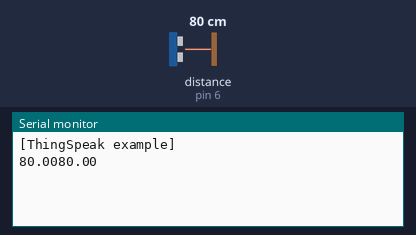
Recording of a sketch running on a simulated Arduino Uno, built with avr-gcc and run on an emulated ATmega328P. Parts: the last lines printed to the serial monitor. The inputs (shaded band) are chosen by the test bench; at power-on: distance to the obstacle (sensor on pin 6) 80 cm. The echo pulse lasts 58.3 µs per cm; random numbers use the default seed unless the sketch sets one.

Above: at 18.0 s.
18.1 s: distance to the obstacle (sensor on pin 6) set to 2 cm
At 18.1 s:
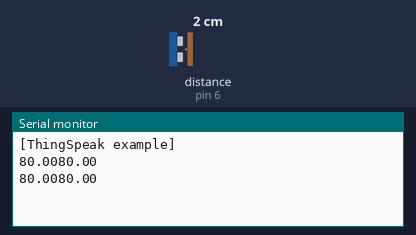
31.6 s: distance to the obstacle (sensor on pin 6) set to 4 cm
At 43.4 s:
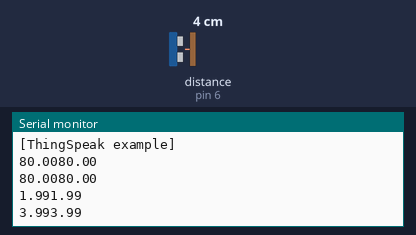
Timing chart, 0 to 44.9 s (numbered marks = the images above; inputs shaded):
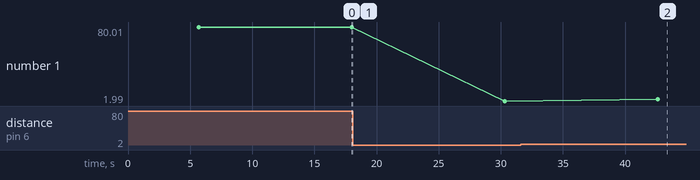

The sketch:

MiniShieldComUltrassonico.ino
```cpp
#include <EtherCard.h>
#include <Ultrasonic.h>
// change these settings to match your own setup
//#define FEED "000"
#define APIKEY "chave do meu canal no ThingSpeak" // put your key here
#define ethCSpin 10 // put your CS/SS pin here.

// ethernet interface mac address, must be unique on the LAN
static byte mymac[] = { 0x74,0x69,0x69,0x2D,0x30,0x31 };
const char website[] PROGMEM = "api.thingspeak.com";
byte Ethernet::buffer[700];
uint32_t timer;
Stash stash;
byte session;

//timing variable
int res = 100; // was 0

#define PINO_TRG  7
#define PINO_ECHO 6
//Inicializa o sensor ultrasonico nos pinos especificados
Ultrasonic ultrasonic(PINO_TRG, PINO_ECHO);

void setup () {
  Serial.begin(9600);
  Serial.println("\n[ThingSpeak example]");

  //Initialize Ethernet
  initialize_ethernet();
}


void loop () {
  //if correct answer is not received then re-initialize ethernet module
  if (res > 220){
    initialize_ethernet();
  }

  res = res + 1;

  ether.packetLoop(ether.packetReceive());

  //200 res = 10 seconds (50ms each res)
  if (res == 200) {

  float demo;
  long microsec = ultrasonic.timing();  //Le o valor do sensor ultrassonico
  //Atribui os valores em cm ou polegadas as variaveis
  demo = ultrasonic.convert(microsec, Ultrasonic::CM);
  Serial.print(demo);

    word one = random(0,500);
    String msje;

    if (demo < 250){
      msje = "low";
    }
    else{
      msje = "high";
    }

    // we can determine the size of the generated message ahead of time
    // field1=(Field 1 Data)&field2=(Field 2 Data)&field3=(Field 3 Data)&field4=(Field 4 Data)&field5=(Field 5 Data)&field6=(Field 6 Data)&field7=(Field 7 Data)&field8=(Field 8 Data)&lat=(Latitude in Decimal Degrees)&long=(Longitude in Decimal Degrees)&elevation=(Elevation in meters)&status=(140 Character Message)
    byte sd = stash.create();
    stash.print("field1=");
    stash.print(demo);
    //stash.print("&field2=");
    //stash.print(one);
    stash.save();

    //Display data to be sent
    Serial.println(demo);

    // generate the header with payload - note that the stash size is used,
    // and that a "stash descriptor" is passed in as argument using "$H"
    Stash::prepare(PSTR("POST /update HTTP/1.0" "\r\n"
      "Host: $F" "\r\n"
      "Connection: close" "\r\n"
      "X-THINGSPEAKAPIKEY: $F" "\r\n"
      "Content-Type: application/x-www-form-urlencoded" "\r\n"
      "Content-Length: $D" "\r\n"
      "\r\n"
      "$H"),
    website, PSTR(APIKEY), stash.size(), sd);

    // send the packet - this also releases all stash buffers once done
    session = ether.tcpSend();

 // added from: http://jeelabs.net/boards/7/topics/2241
 int freeCount = stash.freeCount();
    if (freeCount <= 3) {   Stash::initMap(56); }
  }

   const char* reply = ether.tcpReply(session);

   if (reply != 0) {
     res = 0;
     Serial.println(F(" >>>REPLY recieved...."));
     Serial.println(reply);
   }
   delay(300);
}


void initialize_ethernet(void){
  for(;;){ // keep trying until you succeed

    if (ether.begin(sizeof Ethernet::buffer, mymac, ethCSpin) == 0){
      Serial.println( "Failed to access Ethernet controller");
      continue;
    }

    if (!ether.dhcpSetup()){
      Serial.println("DHCP failed");
      continue;
    }

    ether.printIp("IP:  ", ether.myip);
    ether.printIp("GW:  ", ether.gwip);
    ether.printIp("DNS: ", ether.dnsip);

    if (!ether.dnsLookup(website))
      Serial.println("DNS failed");

    ether.printIp("SRV: ", ether.hisip);

    //reset init value
    res = 180;
    break;
  }
}
```

Measured:
- after the input at 31.6 s, the serial monitor: prints a new line after 11.0 s (image 2)
- plotted number 1: 80.01 → 1.99 after the input at 18.1 s, 1.99 → 3.99 after the input at 31.6 s
